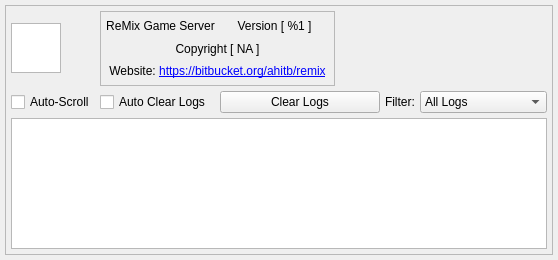
<?xml version="1.0" encoding="UTF-8"?>
<ui version="4.0">
 <class>Logger</class>
 <widget class="QDialog" name="Logger">
  <property name="geometry">
   <rect>
    <x>0</x>
    <y>0</y>
    <width>558</width>
    <height>260</height>
   </rect>
  </property>
  <property name="windowTitle">
   <string>Log Viewer:</string>
  </property>
  <layout class="QGridLayout" name="gridLayout_2">
   <property name="leftMargin">
    <number>5</number>
   </property>
   <property name="topMargin">
    <number>5</number>
   </property>
   <property name="rightMargin">
    <number>5</number>
   </property>
   <property name="bottomMargin">
    <number>5</number>
   </property>
   <property name="spacing">
    <number>5</number>
   </property>
   <item row="0" column="0">
    <widget class="QFrame" name="frame">
     <property name="frameShape">
      <enum>QFrame::StyledPanel</enum>
     </property>
     <property name="frameShadow">
      <enum>QFrame::Raised</enum>
     </property>
     <layout class="QGridLayout" name="gridLayout">
      <property name="leftMargin">
       <number>5</number>
      </property>
      <property name="topMargin">
       <number>5</number>
      </property>
      <property name="rightMargin">
       <number>5</number>
      </property>
      <property name="bottomMargin">
       <number>5</number>
      </property>
      <property name="spacing">
       <number>5</number>
      </property>
      <item row="0" column="0">
       <widget class="QGraphicsView" name="iconViewer">
        <property name="minimumSize">
         <size>
          <width>50</width>
          <height>50</height>
         </size>
        </property>
        <property name="maximumSize">
         <size>
          <width>50</width>
          <height>50</height>
         </size>
        </property>
       </widget>
      </item>
      <item row="2" column="0">
       <widget class="QCheckBox" name="autoScroll">
        <property name="text">
         <string>Auto-Scroll</string>
        </property>
       </widget>
      </item>
      <item row="2" column="2" colspan="2">
       <widget class="QPushButton" name="clearLogsButton">
        <property name="enabled">
         <bool>true</bool>
        </property>
        <property name="text">
         <string>Clear Logs</string>
        </property>
        <property name="autoDefault">
         <bool>false</bool>
        </property>
       </widget>
      </item>
      <item row="2" column="4">
       <layout class="QHBoxLayout" name="horizontalLayout">
        <item>
         <widget class="QLabel" name="filterLabel">
          <property name="maximumSize">
           <size>
            <width>50</width>
            <height>16777215</height>
           </size>
          </property>
          <property name="text">
           <string>Filter:</string>
          </property>
         </widget>
        </item>
        <item>
         <widget class="QComboBox" name="filterComboBox">
          <item>
           <property name="text">
            <string>All Logs</string>
           </property>
          </item>
          <item>
           <property name="text">
            <string>Admin Usage Log</string>
           </property>
          </item>
          <item>
           <property name="text">
            <string>Comment Log</string>
           </property>
          </item>
          <item>
           <property name="text">
            <string>Client Log</string>
           </property>
          </item>
          <item>
           <property name="text">
            <string>MasterMix Log</string>
           </property>
          </item>
          <item>
           <property name="text">
            <string>UPNP Log</string>
           </property>
          </item>
          <item>
           <property name="text">
            <string>Punishment Log</string>
           </property>
          </item>
          <item>
           <property name="text">
            <string>Misc Log</string>
           </property>
          </item>
          <item>
           <property name="text">
            <string>Quest Log</string>
           </property>
          </item>
          <item>
           <property name="text">
            <string>Packet Forge</string>
           </property>
          </item>
          <item>
           <property name="text">
            <string>Ping Log</string>
           </property>
          </item>
         </widget>
        </item>
       </layout>
      </item>
      <item row="2" column="1">
       <widget class="QCheckBox" name="autoClear">
        <property name="text">
         <string>Auto Clear Logs</string>
        </property>
       </widget>
      </item>
      <item row="0" column="1" colspan="2">
       <widget class="QFrame" name="labelFrame">
        <property name="minimumSize">
         <size>
          <width>235</width>
          <height>75</height>
         </size>
        </property>
        <property name="frameShape">
         <enum>QFrame::StyledPanel</enum>
        </property>
        <property name="frameShadow">
         <enum>QFrame::Raised</enum>
        </property>
        <layout class="QGridLayout" name="gridLayout_3">
         <property name="leftMargin">
          <number>5</number>
         </property>
         <property name="topMargin">
          <number>5</number>
         </property>
         <property name="rightMargin">
          <number>5</number>
         </property>
         <property name="bottomMargin">
          <number>5</number>
         </property>
         <property name="spacing">
          <number>5</number>
         </property>
         <item row="0" column="0">
          <widget class="QLabel" name="nameLabel">
           <property name="text">
            <string>ReMix Game Server</string>
           </property>
           <property name="alignment">
            <set>Qt::AlignCenter</set>
           </property>
          </widget>
         </item>
         <item row="0" column="1">
          <widget class="QLabel" name="versionLabel">
           <property name="text">
            <string>Version [ %1 ]</string>
           </property>
           <property name="alignment">
            <set>Qt::AlignCenter</set>
           </property>
          </widget>
         </item>
         <item row="2" column="0" colspan="2">
          <widget class="QLabel" name="copyrightLabel">
           <property name="text">
            <string>Copyright [ NA ]</string>
           </property>
           <property name="alignment">
            <set>Qt::AlignCenter</set>
           </property>
          </widget>
         </item>
         <item row="3" column="0" colspan="2">
          <widget class="QLabel" name="websiteLabel">
           <property name="text">
            <string>Website: &lt;a href=&quot;%1&quot;&gt;&lt;span style=&quot; text-decoration: &quot;
                          &quot;underline; color:#007af4;&quot;&gt;https://bitbucket.org/ahitb/remix&lt;/span&gt;&lt;/a&gt;</string>
           </property>
           <property name="alignment">
            <set>Qt::AlignCenter</set>
           </property>
          </widget>
         </item>
        </layout>
       </widget>
      </item>
      <item row="0" column="3" colspan="2">
       <widget class="QWidget" name="activityGraph" native="true">
        <property name="minimumSize">
         <size>
          <width>185</width>
          <height>75</height>
         </size>
        </property>
       </widget>
      </item>
      <item row="3" column="0" colspan="5">
       <widget class="QListView" name="logView">
        <property name="minimumSize">
         <size>
          <width>470</width>
          <height>129</height>
         </size>
        </property>
        <property name="contextMenuPolicy">
         <enum>Qt::CustomContextMenu</enum>
        </property>
        <property name="verticalScrollBarPolicy">
         <enum>Qt::ScrollBarAsNeeded</enum>
        </property>
        <property name="horizontalScrollBarPolicy">
         <enum>Qt::ScrollBarAsNeeded</enum>
        </property>
        <property name="editTriggers">
         <set>QAbstractItemView::NoEditTriggers</set>
        </property>
        <property name="selectionMode">
         <enum>QAbstractItemView::SingleSelection</enum>
        </property>
        <property name="selectionBehavior">
         <enum>QAbstractItemView::SelectItems</enum>
        </property>
        <property name="verticalScrollMode">
         <enum>QAbstractItemView::ScrollPerPixel</enum>
        </property>
        <property name="horizontalScrollMode">
         <enum>QAbstractItemView::ScrollPerPixel</enum>
        </property>
       </widget>
      </item>
     </layout>
    </widget>
   </item>
  </layout>
 </widget>
 <resources/>
 <connections/>
</ui>
